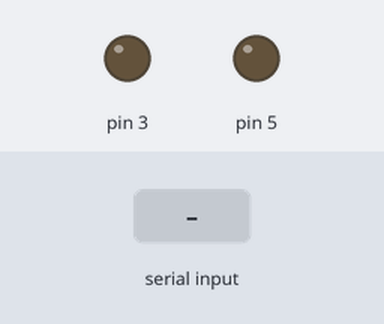
Recording of a sketch running on a simulated Arduino Uno, built with avr-gcc and run on an emulated ATmega328P. Parts: output pins drawn as LEDs (lit = HIGH). The test bench sets the inputs (shaded band). What the sketch prints to the serial monitor is not drawn.

Above: at 1.2 s.
1.3 s: "a" received over the second serial link
2.8 s: "b" received over the second serial link
4.3 s: "a" received over the second serial link
At 5.4 s:
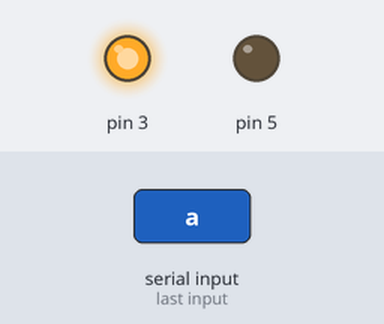
5.8 s: "b" received over the second serial link
At 6.6 s:
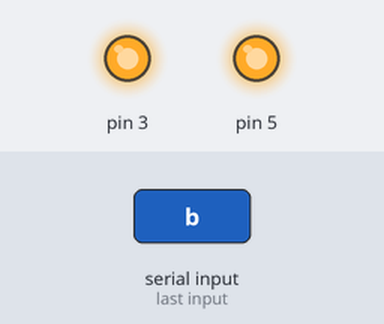
Timing chart, 0 to 8.3 s (numbered marks = the images above; inputs shaded):
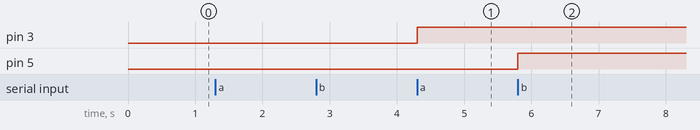

Measured:
- after the input at 1.3 s, every drawn part: stays the same
- after the input at 2.8 s, every drawn part: stays the same
- after the input at 4.3 s, pin 3: LOW → HIGH at once
- after the input at 5.8 s, pin 5: LOW → HIGH at once

The sketch:

arduino_Bluetooth_LED.ino
```cpp
#include <SoftwareSerial.h>
#define RX 8
#define TX 7
SoftwareSerial bluetooth(RX, TX);

void setup() {
  Serial.begin(9600);
  bluetooth.begin(9600);
  pinMode(3, OUTPUT);
  pinMode(5, OUTPUT);

}

void loop() {
  char val = bluetooth.read();
  if(bluetooth.available()){
    Serial.write(bluetooth.read());
  }
  if(val == 'a')
  {
    digitalWrite(3,HIGH);
  }

  if(val == 'b')
  {
    digitalWrite(5,HIGH);
    Serial.print("a");
  }
  if(val == 'c')
  {
    digitalWrite(3,LOW);
  }
  if(val == 'd')
  {
    digitalWrite(5,LOW);
  }


}
```
